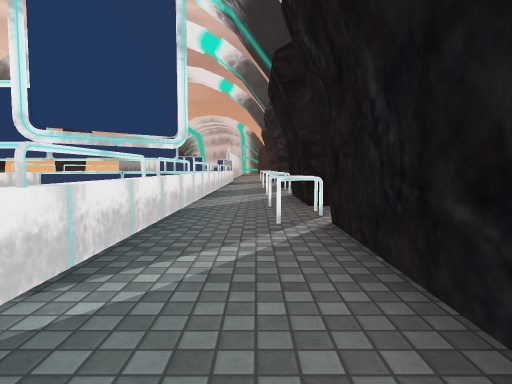
[1] (above)

13 first-person views from a walk through a scene from a Unity 3-D project. The camera is 1.2 m above the floor, tilts 4° down and sees 75° across. The floor is counted in squares, 2 m on a side. Each view is taken from the middle of a square. On the plan, view 1 faces up. The plan holds only what a view shows up to about 10 squares ahead; the rest is blank. The place goes on beyond the plan. The player character is not drawn. Some surface patterns are stand-ins.

[2]
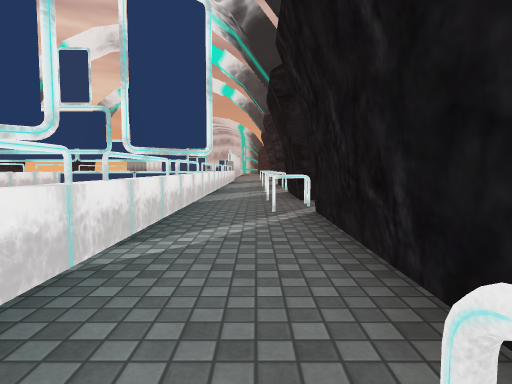

[3]
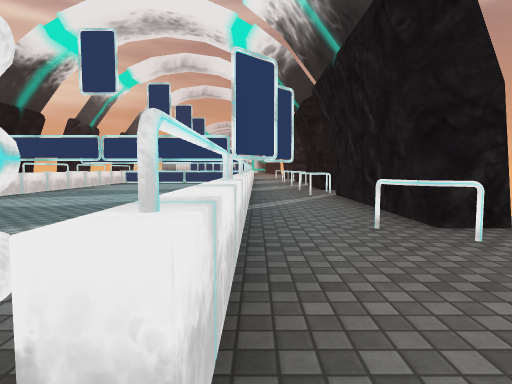

[4]
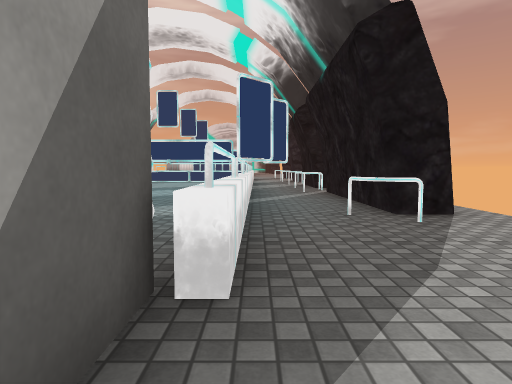

[5]
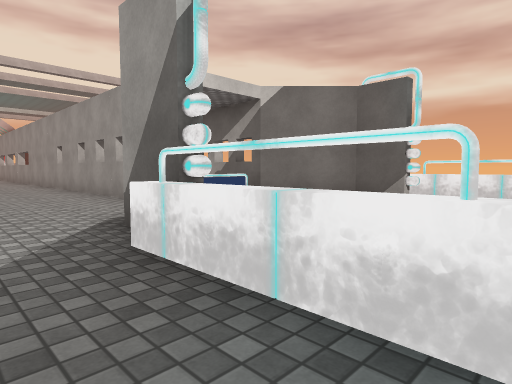

[6]
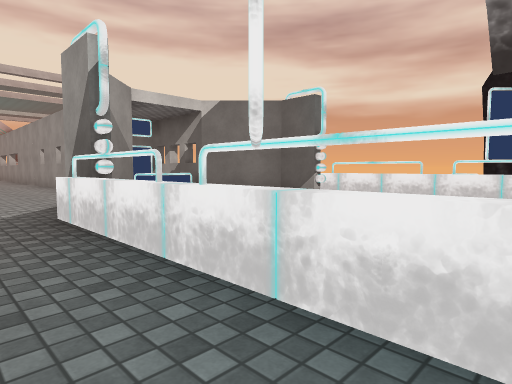

[7]
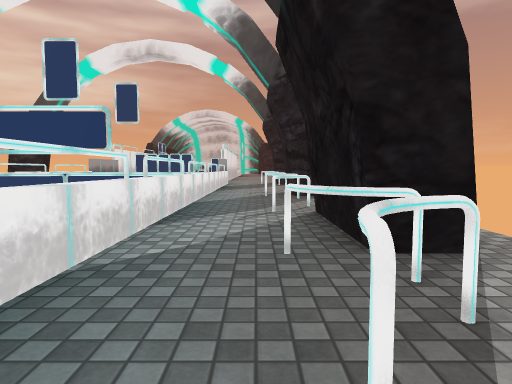

[8]
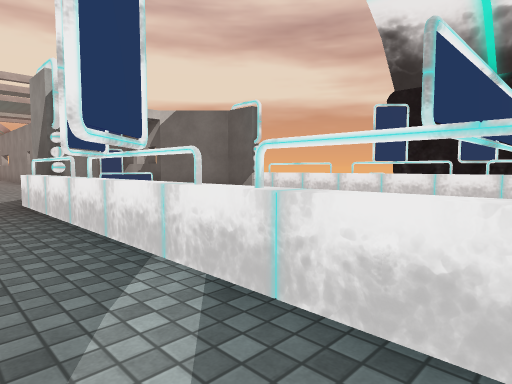

[9]
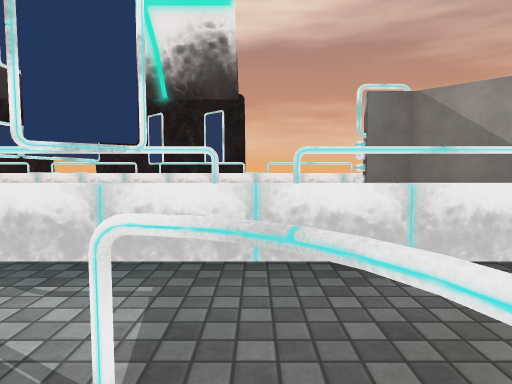

[10]
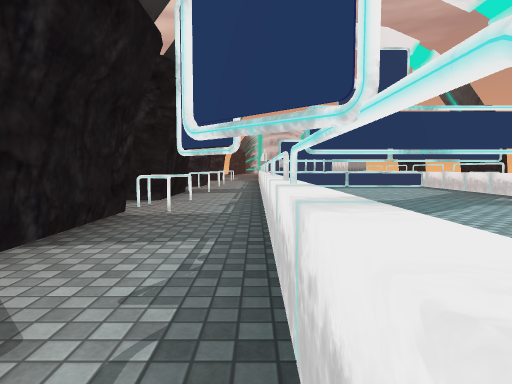

[11]
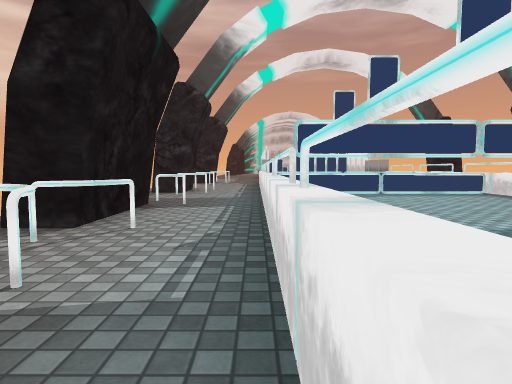

[12]
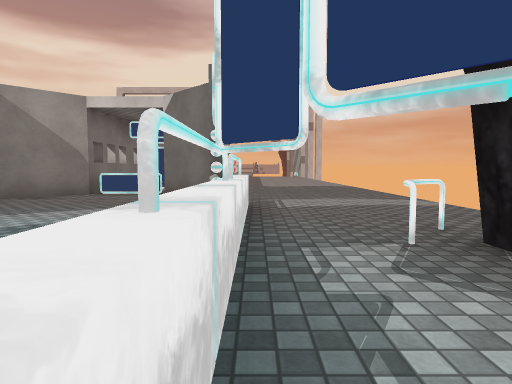

[13]
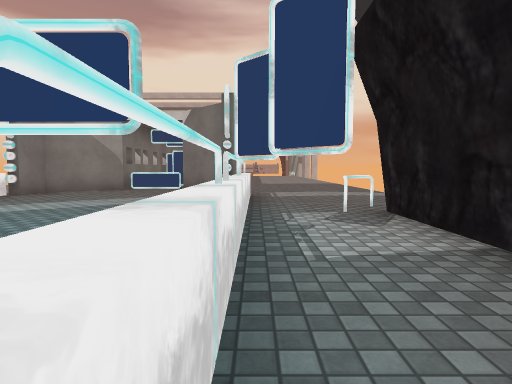

### Floor plan
Key: @ floor where view 1 was taken; # wall or solid block; . floor; = window, fence, low wall or low ledge; T thing the floor can be seen under or through; R railing; O other object.
Columns run from 10 left of view 1 to 2 right of it. Each row starts with its distance up from view 1.
 10  #=O=====O.#
  9  ........#..
  8  #=O=....#=.
  7  #..==T==###
  6  #..==#==###.
  5  .=R=....#=#.
  4  #=......#=.
  3  #.R==T==#.#
  2  #..==T==#.#
  1  #.# ....#.#
  0  #.R ....#@#.
 -1  .=. ....#.#.
 -2 ...R=....#...
 -3 ....#...##..
 -4 ....#...#..
 -5 ....##.##..
 -6 .... #=#..
 -7 .... #.#..
 -8 .... ###..
 -9        #..
-10        #..
-11        #..
-12        #.

Where each view was taken, in squares from view 1:
view 1: 0 up, 0 right, facing up
view 2: 1 down, 0 right, facing up
view 3: 4 down, 1 left, facing up
view 4: 5 down, 1 left, facing up
view 5: 1 down, 0 right, facing down-left
view 6: 1 up, 0 right, facing down-left
view 7: 3 up, 0 right, facing up
view 8: 3 up, 0 right, facing down-left
view 9: 1 down, 9 left, facing right
view 10: 1 down, 7 left, facing up
view 11: 2 up, 7 left, facing up
view 12: 2 up, 7 left, facing down
view 13: 4 up, 7 left, facing down
